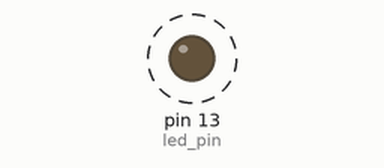
This sketch was run on a simulated Arduino Uno, built with avr-gcc and run on an emulated ATmega328P. On the bench: output pins drawn as LEDs (lit = HIGH). Dashed ring = blinking.

Above: at 0.2 s.
Timing chart, 0 to 3.0 s (numbered marks = the images above):
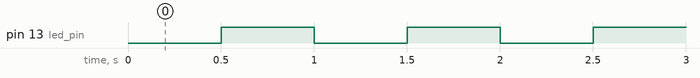

Measured:
- by itself, pin 13 (led_pin): alternates HIGH for 0.50 s and LOW for 0.50 s

The sketch:

FlashLed.ino
```cpp
/*
  MsTimer2 is a small and very easy to use library to interface Timer2 with
  humans. It's called MsTimer2 because it "hardcodes" a resolution of 1
  millisecond on timer2
  For Details see: http://www.arduino.cc/playground/Main/MsTimer2
*/
#include <MsTimer2.h>

// Switch on LED on and off each half second

#if ARDUINO >= 100
const int led_pin = LED_BUILTIN;	// 1.0 built in LED pin var
#else
const int led_pin = 13;			// default to pin 13
#endif


void flash()
{
  static boolean output = HIGH;

  digitalWrite(led_pin, output);
  output = !output;
}

void setup()
{
  pinMode(led_pin, OUTPUT);

  MsTimer2::set(500, flash); // 500ms period
  MsTimer2::start();
}

void loop()
{
}
```
